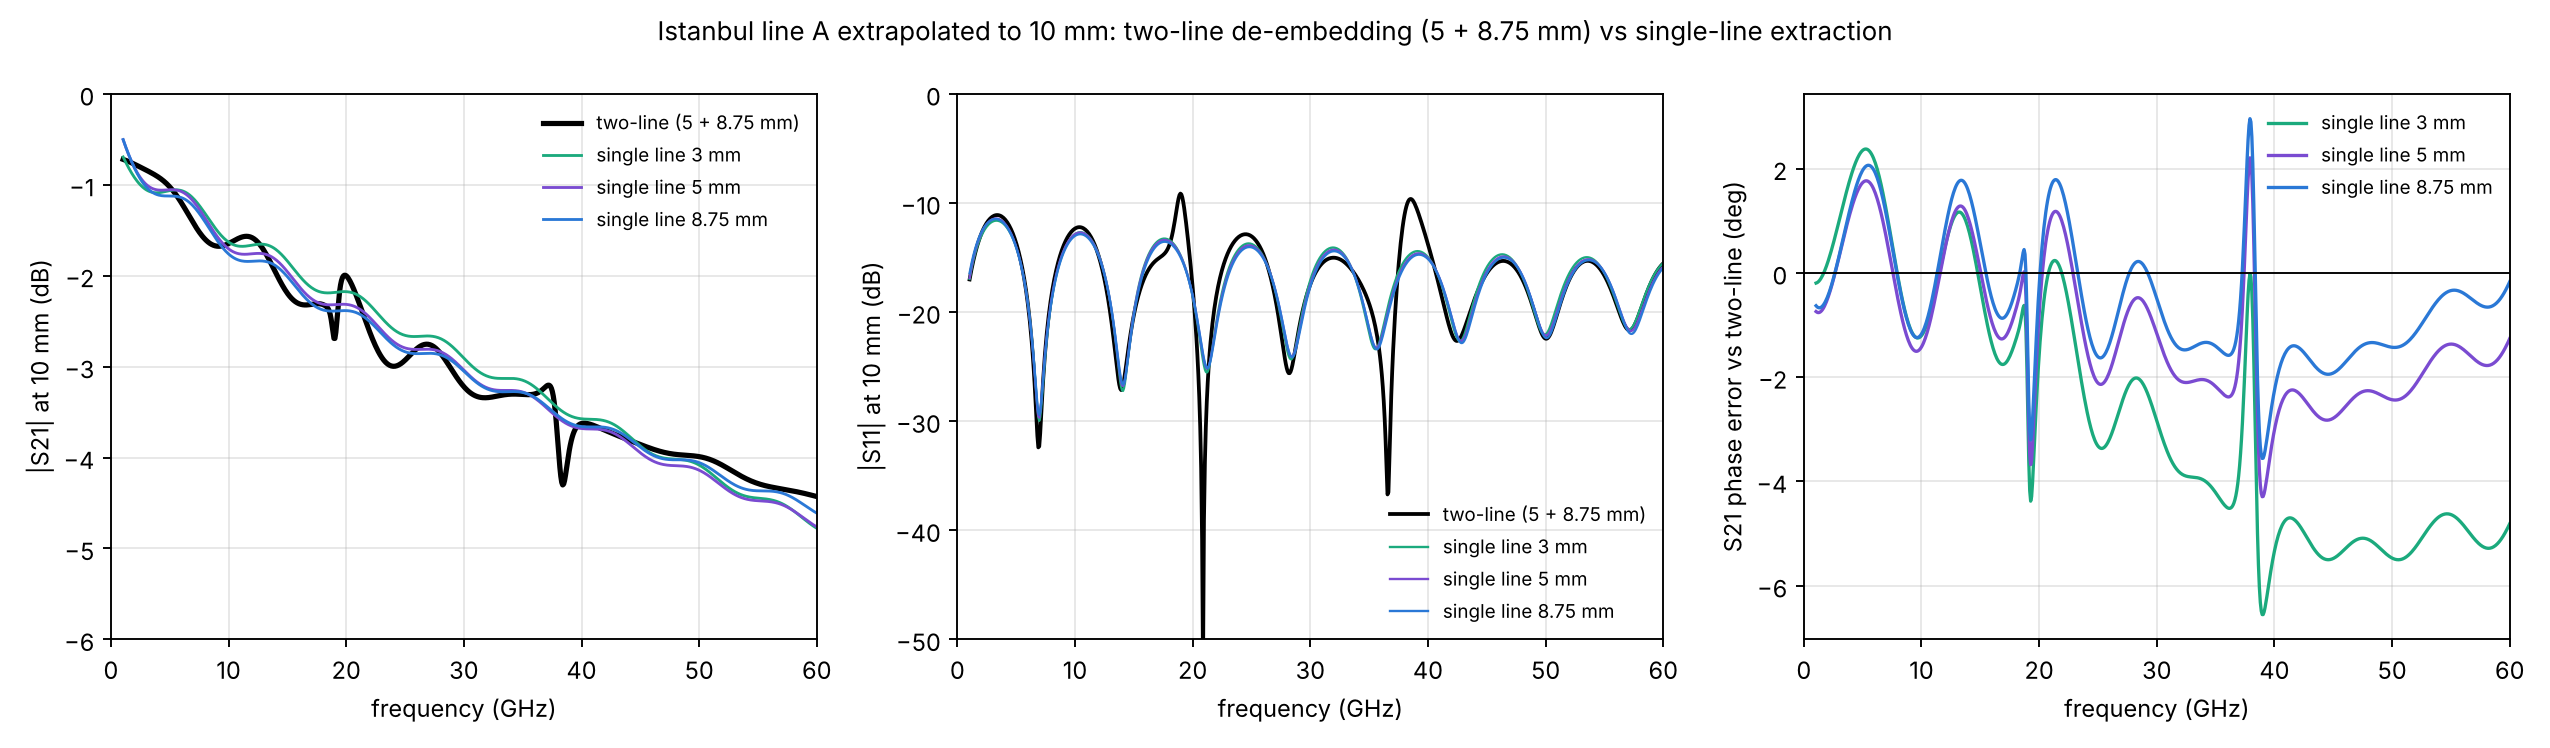

Generate this figure with Python:
"""Istanbul line A (ports 1, 2; line B ports in 50 ohm): extrapolation to 10 mm.
Two-line method (5 + 8.75 mm): with identical ends E, the ABCD matrices are T_L = E1 Tline(L) E2, so
M = T_8.75 T_5^-1 = E1 Tline(3.75) E1^-1 and T_10 = M^(1/3) T_8.75 = E1 Tline(10) E2: the CST ends appear once, the line
is exact, no line model or Zc needed. Eigenvalues of M = exp(-+gamma 3.75 mm) give gamma free of end effects.
Single-line method (GUI): alpha, n_m, Zc from one length (extract_line_fit), uniform line of 10 mm between 50 ohm.
Check of the two-line method: (3 + 5) -> 8.75 mm against the simulated 8.75 mm.
Caveats: 3/5 mm and 1/8.75 mm are two mesh/port families (four_lengths_results.md); 5 + 8.75 mixes them.
The two-line result is singular where the length difference is a multiple of half a wavelength (19, 38, 57 GHz for
3.75 mm): spikes there are the method, not the line. Two-line alpha is noisy point to point; smoothed for the EO."""
import os, sys, tempfile
HERE = os.path.dirname(os.path.abspath(__file__)); sys.path.insert(0, os.path.abspath(os.path.join(HERE, "../../../..")))
import numpy as np, skrf as rf, matplotlib
matplotlib.use("Agg"); import matplotlib.pyplot as plt
from mzm_interconnect.extractor import extract_line_fit
from mzm_interconnect.physics import eo_transfer, C0
FILES = {1.0: "ISTANBUL_SW_1p00mm.s4p", 3.0: "TEST0_XTALK_SW__3p00mm.s4p", 5.0: "TEST0_XTALK_SW_5mm.s4p", 8.75: "ISTANBUL_SW_8p75mm.s4p"}
Z0 = 50.0; tmp = tempfile.mkdtemp()
net = {L: rf.Network(os.path.join(HERE, fn)).subnetwork([0, 1]) for L, fn in FILES.items()}
F = net[5.0].f / 1e9; k = (F >= 1) & (F <= 60); f = F[k]
def s2a(s):
    s11, s12, s21, s22 = s[:, 0, 0], s[:, 0, 1], s[:, 1, 0], s[:, 1, 1]
    A = ((1 + s11) * (1 - s22) + s12 * s21) / (2 * s21); B = Z0 * ((1 + s11) * (1 + s22) - s12 * s21) / (2 * s21)
    C = ((1 - s11) * (1 - s22) - s12 * s21) / (2 * s21 * Z0); D = ((1 - s11) * (1 + s22) + s12 * s21) / (2 * s21)
    return np.stack([np.stack([A, B], -1), np.stack([C, D], -1)], -2)
def a2s(T):
    A, B, C, D = T[:, 0, 0], T[:, 0, 1], T[:, 1, 0], T[:, 1, 1]; d = A + B / Z0 + C * Z0 + D
    return np.stack([np.stack([(A + B / Z0 - C * Z0 - D) / d, 2 * (A * D - B * C) / d], -1), np.stack([2 / d, (-A + B / Z0 - C * Z0 + D) / d], -1)], -2)
T = {L: s2a(n.s[k]) for L, n in net.items()}
def two_line(La, Lb, Lt):
    """gamma from (La < Lb) and T at Lt = M^p T_Lb, p = (Lt - Lb)/(Lb - La)."""
    M = T[Lb] @ np.linalg.inv(T[La]); dL = (Lb - La) * 1e-3
    w, V = np.linalg.eig(M)
    g = -np.log(w) / dL                         # two eigenvalues: exp(-gamma dL), exp(+gamma dL)
    i = np.argmax(g.real, axis=1); j = 1 - i     # forward wave: Re(gamma) > 0
    gf = g[np.arange(len(f)), i]
    beta = np.unwrap(-np.angle(w[np.arange(len(f)), i])) / dL  # unwrap the phase over frequency
    beta += 2 * np.pi * np.round((2 * np.pi * f * 1e9 * 2.1 / C0 - beta)[0] / (2 * np.pi / dL)) / dL * 0
    gam = gf.real + 1j * beta
    p = (Lt - Lb) / (Lb - La)
    lam = np.zeros((len(f), 2), complex)
    lam[np.arange(len(f)), i] = np.exp(-gam * dL * p); lam[np.arange(len(f)), j] = np.exp(gam * dL * p)
    Mp = V @ (lam[:, :, None] * np.linalg.inv(V))
    return gam, a2s(Mp @ T[Lb])
def single(L, Lt, ff=None):
    n = net[L]; p = os.path.join(tmp, f"A{int(L*100)}"); n.write_touchstone(p); fit = extract_line_fit(p + ".s2p", L)
    ff = f if ff is None else ff
    g = fit.alpha_dB_cm(ff) * 100 / 8.686 + 1j * 2 * np.pi * ff * 1e9 * fit.nm(ff) / C0; zc = fit.Zc(ff); gl = g * Lt * 1e-3
    den = 2 * zc * Z0 * np.cosh(gl) + (zc ** 2 + Z0 ** 2) * np.sinh(gl)
    return fit, (zc ** 2 - Z0 ** 2) * np.sinh(gl) / den, 2 * zc * Z0 / den
dB = lambda x: 20 * np.log10(abs(x)); ph = lambda x: np.degrees(np.unwrap(np.angle(x)))
at = lambda y, q: y[np.argmin(abs(f - q))]
# check of the two-line method on a simulated length
g35, S875 = two_line(3.0, 5.0, 8.75); s = net[8.75].s[k]
print("check (3+5 -> 8.75 vs simulated 8.75): |S21| err at 30/60 GHz %+.3f %+.3f dB, phase err %+.1f %+.1f deg, |S11| rms %.2f dB" % (
      at(dB(S875[:, 1, 0]) - dB(s[:, 1, 0]), 30), at(dB(S875[:, 1, 0]) - dB(s[:, 1, 0]), 60),
      at(ph(S875[:, 1, 0]) - ph(s[:, 1, 0]), 30), at(ph(S875[:, 1, 0]) - ph(s[:, 1, 0]), 60), np.sqrt(np.mean((dB(S875[:, 0, 0]) - dB(s[:, 0, 0])) ** 2))))
g58, S10 = two_line(5.0, 8.75, 10.0)
nm2 = lambda g: g.imag * C0 / (2 * np.pi * f * 1e9); al2 = lambda g: g.real * 8.686 / 100
print("\nline parameters at 30 / 60 GHz:   n_m            alpha (dB/cm)")
print("  two-line 5 + 8.75 mm     %.4f %.4f   %.3f %.3f" % (at(nm2(g58), 30), at(nm2(g58), 60), at(al2(g58), 30), at(al2(g58), 60)))
print("  two-line 3 + 5 mm        %.4f %.4f   %.3f %.3f" % (at(nm2(g35), 30), at(nm2(g35), 60), at(al2(g35), 30), at(al2(g35), 60)))
fits = {}
for L in (3.0, 5.0, 8.75):
    fit, s11, s21 = single(L, 10.0); fits[L] = (fit, s11, s21)
    print("  single %5.2f mm (fit)    %.4f %.4f   %.3f %.3f   Re Zc %.1f %.1f" % (L, *fit.nm(np.array([30., 60.])), *fit.alpha_dB_cm(np.array([30., 60.])), *fit.Zc(np.array([30., 60.])).real))
print("\n10 mm, single-line extrapolation minus two-line (5 + 8.75):")
print("  from    |S21| at 30/60 GHz (dB)   S21 phase at 30/60 (deg)   |S11| rms 1-60 (dB)   EO at 30/60 (dB)")
fe = np.arange(1.0, 60.01, 0.25); REF = (fe >= 3) & (fe <= 10.7)
zref = fits[8.75][0].Zc(fe)
def eo(al, nm):
    H, _ = eo_transfer(fe, al, nm, zref, 10e-3, 2.27, 50.0, 50.0); return 20 * np.log10(abs(H) / np.mean(abs(H[REF])))
from scipy.signal import savgol_filter
def smooth(g):
    """two-line alpha is noisy point to point (the loss over 3.75 mm is ~1-2 dB): least-squares a sqrt f + b f + c;
    n_m: Savitzky-Golay, 81 points (6.4 GHz), order 2."""
    A = np.c_[np.sqrt(f), f, np.ones_like(f)]; c, *_ = np.linalg.lstsq(A, al2(g), rcond=None)
    return np.interp(fe, f, A @ c), np.interp(fe, f, savgol_filter(nm2(g), 81, 2))
eo2 = eo(*smooth(g58))
print("two-line pairs, medians over 25-35 GHz (alpha dB/cm +- std point to point, n_m): " + "; ".join(
    f"{a:g}+{b:g}: {np.median(al2(two_line(a, b, 10.0)[0])[(f >= 25) & (f < 35)]):.2f} +- {np.std(al2(two_line(a, b, 10.0)[0])[(f >= 25) & (f < 35)]):.2f}, "
    f"{np.median(nm2(two_line(a, b, 10.0)[0])[(f >= 25) & (f < 35)]):.4f}" for a, b in ((5.0, 8.75), (3.0, 5.0), (1.0, 8.75), (3.0, 8.75))))
ae = lambda y, q: y[np.argmin(abs(fe - q))]
out = {}
for L, (fit, s11, s21) in fits.items():
    e1 = eo(fit.alpha_dB_cm(fe), fit.nm(fe)) - eo2; out[L] = (s21, s11, e1)
    print(f"  {L:5.2f}   {at(dB(s21) - dB(S10[:, 1, 0]), 30):+.3f} {at(dB(s21) - dB(S10[:, 1, 0]), 60):+.3f}          "
          f"{at(ph(s21) - ph(S10[:, 1, 0]), 30):+6.1f} {at(ph(s21) - ph(S10[:, 1, 0]), 60):+6.1f}              "
          f"{np.sqrt(np.mean((dB(s11) - dB(S10[:, 0, 0])) ** 2)):.2f}                {ae(e1, 30):+.3f} {ae(e1, 60):+.3f}")
print("  (EO: same Zc, 50/50 ohm, n_g 2.27; only alpha and n_m differ)")
fig, ax = plt.subplots(1, 3, figsize=(15, 4.4))
ax[0].plot(f, dB(S10[:, 1, 0]), "k", lw=2.2, label="two-line (5 + 8.75 mm)"); ax[1].plot(f, dB(S10[:, 0, 0]), "k", lw=1.6, label="two-line (5 + 8.75 mm)")
C = {3.0: "#1baa7d", 5.0: "#7a4bd1", 8.75: "#2a78d6"}
for L, (s21, s11, e1) in out.items():
    ax[0].plot(f, dB(s21), color=C[L], lw=1.2, label=f"single line {L:g} mm"); ax[1].plot(f, dB(s11), color=C[L], lw=1.0, label=f"single line {L:g} mm")
    ax[2].plot(f, ph(s21) - ph(S10[:, 1, 0]), color=C[L], lw=1.4, label=f"single line {L:g} mm")
ax[0].set_ylim(-6, 0); ax[1].set_ylim(-50, 0); ax[2].axhline(0, color="k", lw=0.8)
for a_, t in zip(ax, ("|S21| at 10 mm (dB)", "|S11| at 10 mm (dB)", "S21 phase error vs two-line (deg)")):
    a_.set_xlim(0, 60); a_.set_xlabel("frequency (GHz)"); a_.set_ylabel(t); a_.grid(alpha=0.3); a_.legend(frameon=False, fontsize=8)
fig.suptitle("Istanbul line A extrapolated to 10 mm: two-line de-embedding (5 + 8.75 mm) vs single-line extraction", fontsize=11)
fig.tight_layout(); fig.savefig(os.path.join(HERE, "two_line_vs_single.png"), dpi=170)
